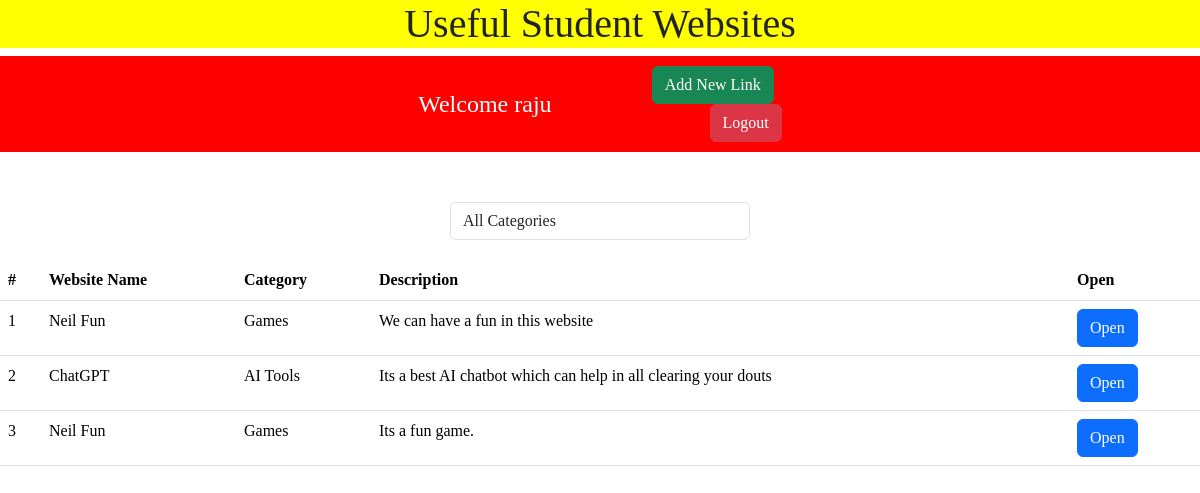
The app's page / (signed in) with its own data.
### app/models.py (models this page shows, shortened)
class AI_Links(models.Model):
    category = models.CharField(max_length=100)
    website_name = models.CharField(max_length=200)
    website_link = models.URLField(blank=True,null=True)
    description = models.TextField(blank=True,null=True)

### app/views.py (the view)
# urls.py: path('', views.Index, name='home'),
def Index(request):
    category = request.GET.get('category')
    if category:
        data = AI_Links.objects.filter(category=category)
    else:
        data = AI_Links.objects.all()
    categories = AI_Links.objects.values_list('category', flat=True).distinct()
    return render(request, 'app/index.html', {
        'data': data,
        'categories': categories
    })

### app/templates/app/index.html (shortened to what this page needs)
<!DOCTYPE html>
<html lang="en">
{% load static %}
<head>
    <link href="https://cdn.jsdelivr.net/npm/bootstrap@5.3.3/dist/css/bootstrap.min.css" rel="stylesheet">
    <link rel="stylesheet" href="{% static 'style.css' %}">
</head>
<body>
    <h1
        style="text-align: center; font-family: Cambria, Cochin, Georgia, Times, 'Times New Roman', serif; background-color: yellow;">
        Useful Student Websites</h1>
    <center>
        {% if user.is_authenticated %}
        <div class="top container-fluid">
            <div class="row align-items-center text-center text-md-start">
                <div class="col-12 col-md-6">
                    <h4 class="mb-2 mb-md-0 ">Welcome {{ user.username }}</h4>
                </div>
                <div class="col-12 col-md-6 text-md-end">
                    <a href="{% url 'Form' %}" class="btn btn-success me-2 mb-2 mb-md-0">Add New Link</a>
                    <form action="{% url 'logout' %}" method="post" style="display:inline;">
                        <button type="submit" class="btn btn-danger">Logout</button>
                    </form>
                </div>
            </div>
        </div>
            {% else %}
            <a href="{% url 'login' %}">Login</a>
            {% endif %}
        <form method="get" style="width: 300px; margin-bottom: 20px;">
            <select name="category" class="form-control" onchange="this.form.submit()">
                <option value="">All Categories</option>
            </select>
        </form>
        <table class="table">
            <thead>
                <tr>
                    <th>#</th>
                    <th>Website Name</th>
                    <th>Category</th>
                    <th>Description</th>
                    <th>Open</th>
                </tr>
            </thead>
            <tbody>
                {% for i in data %}
                <tr>
                    <td>{{ forloop.counter }}</td>
                    <td>{{ i.website_name }}</td>
                    <td>{{ i.category }}</td>
                    <td>{{ i.description }}</td>
                    <td><a href="{{ i.website_link }}" target="_blank" class="btn btn-primary">Open</a></td>
                </tr>
                {% endfor %}
            </tbody>
        </table>
    </center>
</body>
</html>

### app/static/style.css (style rules this page uses)
* { margin: 0; font-family: 'Times New Roman', Times, serif; }
.top { background-color: red; margin-bottom: 50px; display: flex; justify-content: space-evenly; padding: 10px; margin-top: 0; color: azure; }

### records on screen
AI_Links: website_name "Neil Fun", category "Games", description "We can have a fun in this website"
AI_Links: website_name "ChatGPT", category "AI Tools", description "Its a best AI chatbot which can help in all clearing your douts"
AI_Links: website_name "Neil Fun", category "Games", description "Its a fun game."

### other values on screen
{{ user.username }} "raju"
